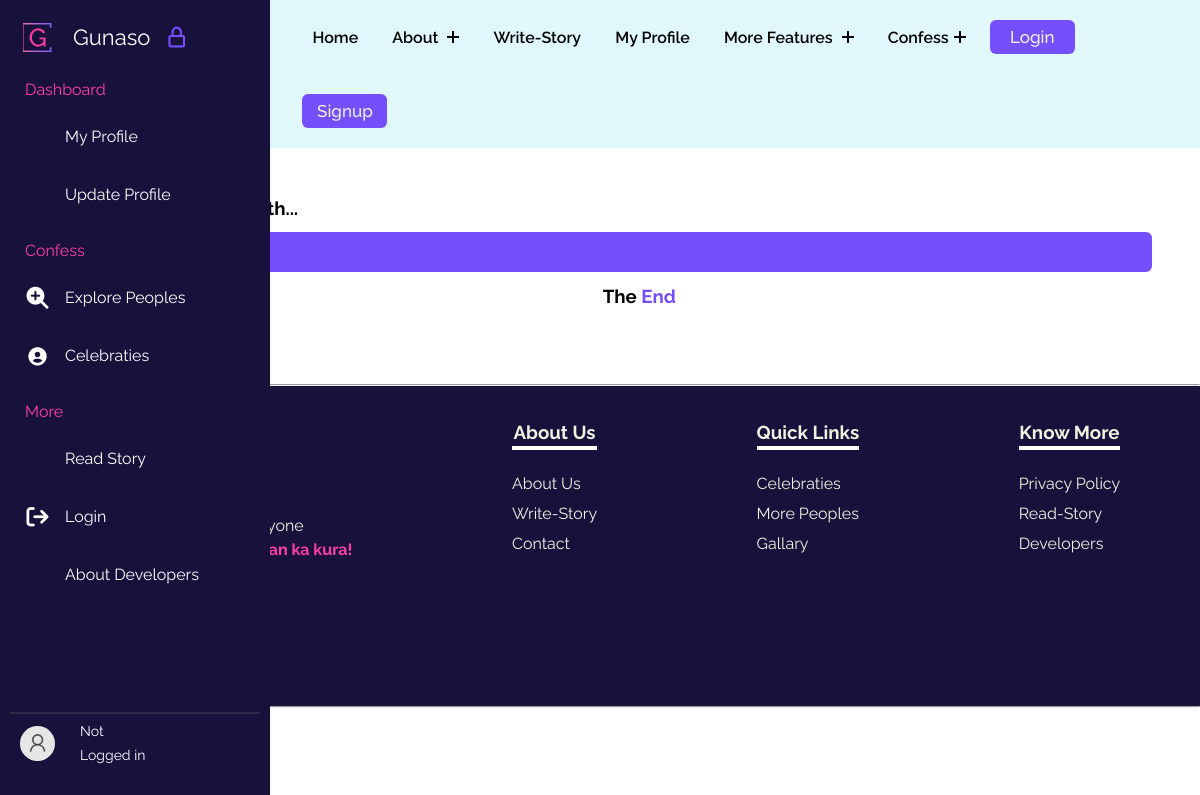
Page /read-story/hhh on the earlier database version.
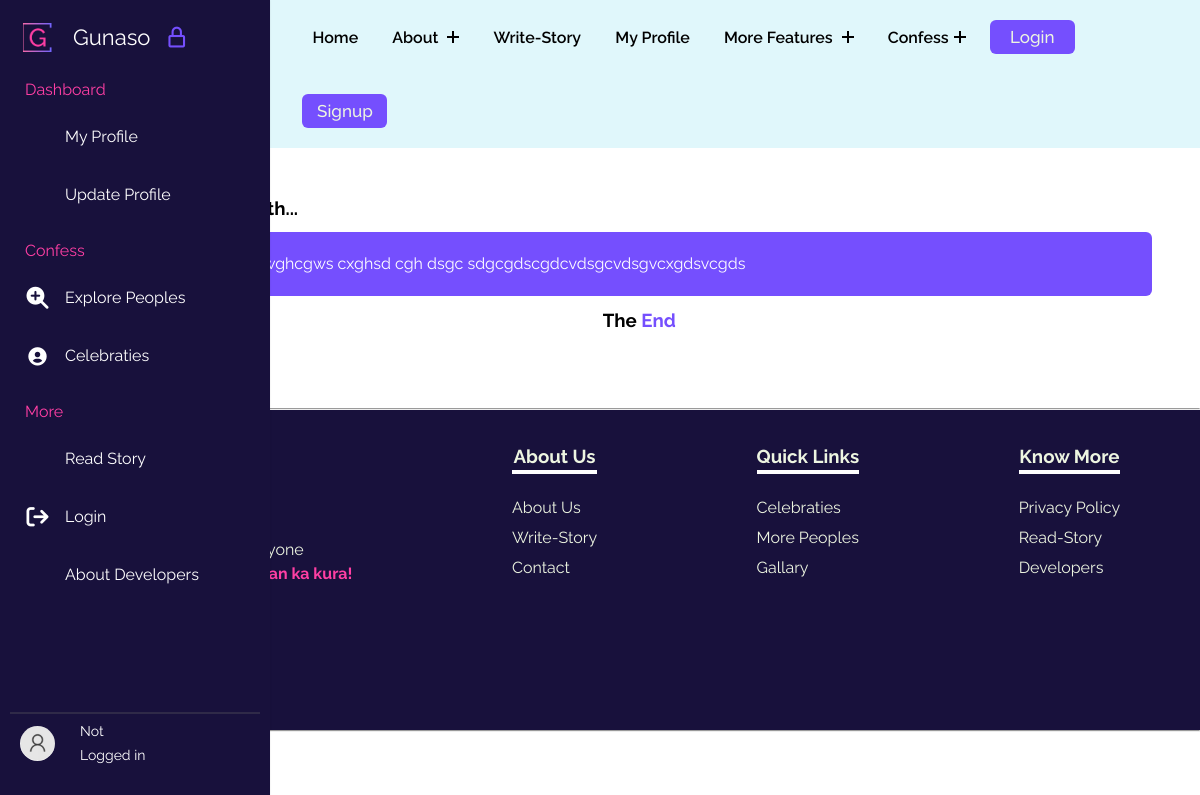
Same page on the later database version.
### gunasoApp/models.py (models this page shows, shortened)
class Story(models.Model):
    sno = models.AutoField(primary_key=True)
    user = models.ForeignKey(User, on_delete=models.CASCADE)
    slug = models.SlugField(max_length=255, unique=True, blank=True)
    storySubject = models.CharField(max_length = 255, blank=True)
    storyType = models.CharField(max_length = 50, blank=True)
    storyContent = models.TextField(blank=True)

### gunasoApp/views.py (the view)
# urls.py: path('read-story/<str:slug>',views.storyview, name='storyview'),
def storyview(request, slug):
    fullstory  = Story.objects.filter(slug=slug).first()
    context = {"fullstory": fullstory}
    return render(request, 'storyview.html', context)

### templates/storyview.html (shortened to what this page needs)
{% extends 'base.html' %}
{% load static %}
    {% block base_style%}
    {{ block.super }}
    <link rel="stylesheet" href="{% static 'styles/storyview.css' %}">
    {% endblock base_style%}
    {% block content %}
    <div class="storyviewmain">
        <h2>Full <span>Story:</span></h2>
        <div class="flexcontain">
            <h3>Story Begins With...</h3>
            <p>
                {{fullstory.storyContent}}
            </p>
            <center><h3>The <span>End</span></h3></center>
        </div>
    </div>
    {% endblock %}

Differences in the rows shown:
added Story: storyContent "Helcjdbchwcghwghcgws cxghsd cgh dsgc sdgcgdscgdcvdsgcvdsgvcxgdsvcgds"
